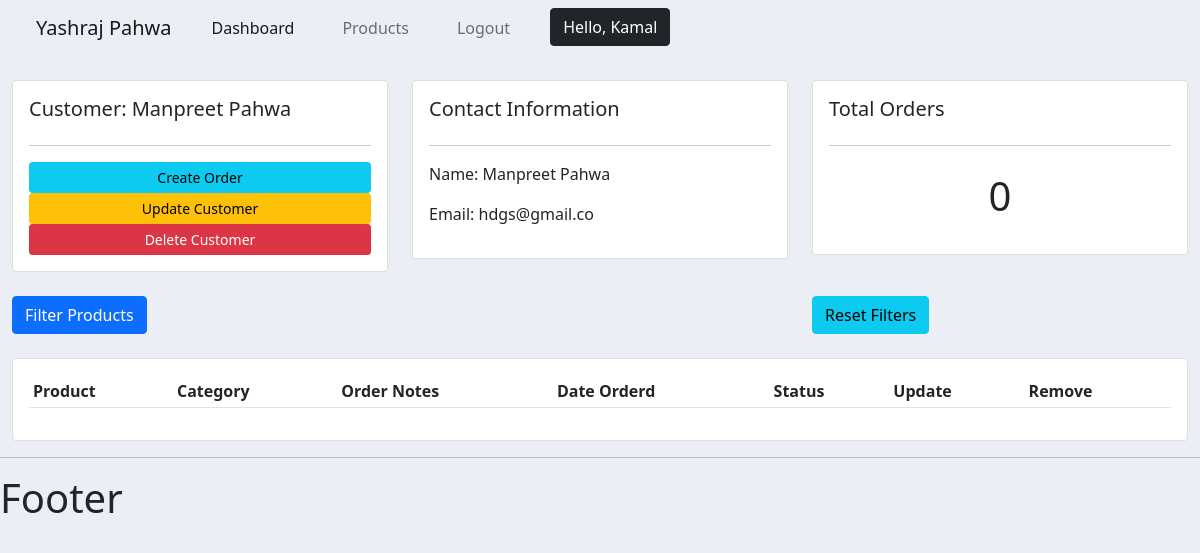
/customer/2/ (signed in), run on an earlier commit of the app's database.
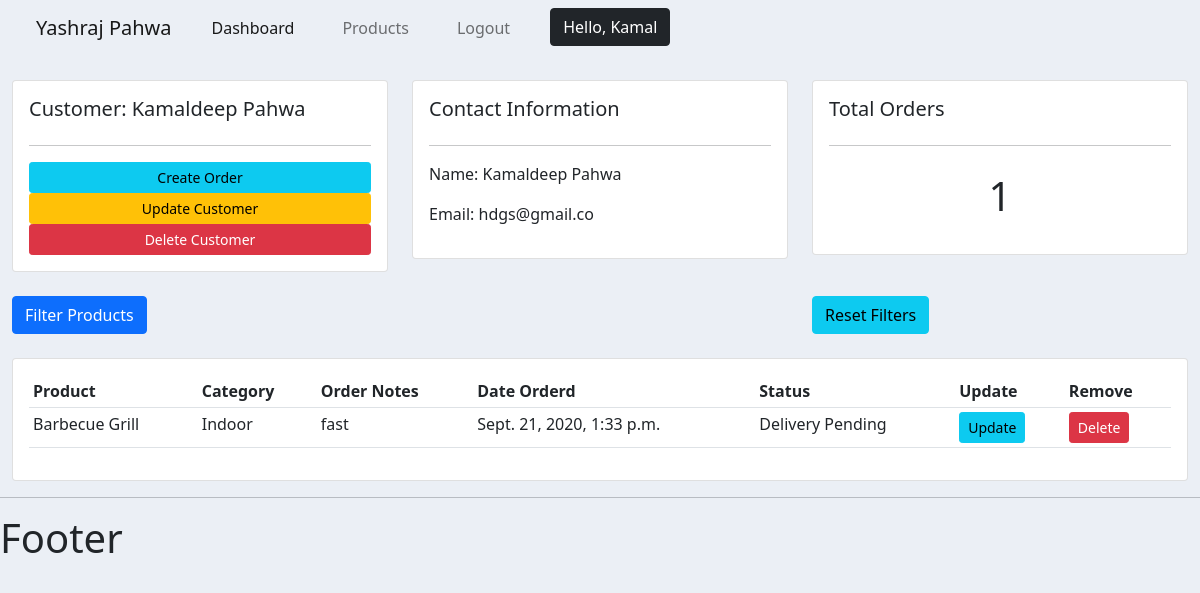
And on a later commit of the database.
### main/models.py (models this page shows, shortened)
class Customer(models.Model):
    user = models.OneToOneField(User, null=True, on_delete=models.CASCADE)
    name = models.CharField(max_length=255, null=True,
                            help_text='Enter your name')
    phone = models.CharField(max_length=255, null=True)
    email = models.EmailField(max_length=255, null=True)
    date_created = models.DateTimeField(auto_now_add=True, null=True)

class Order(models.Model):
    STATUS = (
        ('Delivery Pending', 'Delivery Pending'),
        ('Out for delivery', 'Out for delivery'),
        ('Delivered', 'Delivered'),
    )
    customer = models.ForeignKey(
        Customer, null=True, blank=True, on_delete=models.SET_NULL)
    product = models.ForeignKey(
        Product, null=True, blank=True, on_delete=models.SET_NULL)
    date_created = models.DateTimeField(
        auto_now_add=True, blank=True, null=True)
    status = models.CharField(
        max_length=255, null=True, blank=True, choices=STATUS)
    note = models.CharField(
        max_length=510, null=True, blank=True)

class Product(models.Model):
    CATEGORY = (
        ('Indoor', 'Indoor'),
        ('Outdoor', 'Outdoor'),
        ('Both', 'Both'),
    )
    name = models.CharField(max_length=255, null=True)
    price = models.FloatField(null=True)
    category = models.CharField(max_length=255, null=True, choices=CATEGORY)
    description = models.CharField(max_length=255, null=True, blank=True)
    date_created = models.DateTimeField(auto_now_add=True, null=True)
    tag = models.ManyToManyField(Tag)
    def __str__(self):
        return self.name

### main/views.py (the view)
# urls.py: path('customer/<str:cid>/', views.customer, name="customer"),
@login_required(login_url='login')
def customer(request, cid):
    customer = Customer.objects.get(id=cid)
    customer_name = customer.name
    customer_email = customer.email
    corders = customer.order_set.all()
    corders_count = customer.order_set.count()
    filterOrder = orderFilter(request.GET, queryset=corders)
    corders = filterOrder.qs
    context = {'customer': customer, 'corders': corders,
               'corders_count': corders_count, 'customer_name': customer_name, 'customer_email': customer_email, 'filterOrder': filterOrder}
    return render(request, 'main/dynamic/customer.html', context)

### main/templates/main/dynamic/customer.html (shortened to what this page needs)
{% extends 'main/main_template.html' %} {% block content %}
<br />
<div class="row">
  <div class="col-md">
    <div class="card card-body">
      <h5>Customer: {{customer_name}}</h5>
      <hr />
      <a class="btn btn-info btn-sm btn-block" href="{% url 'create-customer-order' customer.id %}">Create
        Order</a>
      <a class="btn btn-warning btn-sm btn-block" href="{% url 'update-customer' customer.id %}">Update
        Customer</a>
      <a class="btn btn-danger btn-sm btn-block" href="{% url 'delete-customer' customer.id %}">Delete
        Customer</a>
    </div>
  </div>
  <div class="col-md">
    <div class="card card-body">
      <h5>Contact Information</h5>
      <hr />
      <p>Name: {{customer_name}}</p>
      <p>Email: {{customer_email}}</p>
    </div>
  </div>
  <div class="col-md">
    <div class="card card-body">
      <h5>Total Orders</h5>
      <hr />
      <h1 style="text-align: center; padding: 10px">{{corders_count}}</h1>
    </div>
  </div>
</div>
<br />
<div class="row">
  <div class="col-md-8">
    <button type="button" class="btn btn-primary btn-block" data-toggle="modal" data-target="#orderFilterModal">
      Filter Products
    </button>
  </div>
  <div class="col-md-4">
    <a class="btn btn-block btn-info" href="{% url 'customer' customer.id %}">Reset Filters</a>
  </div>
</div>
<br />
<div class="row">
  <div class="col-md">
    <div class="card card-body">
      <table class="table table-sm">
        <tr>
          <th>Product</th>
          <th>Category</th>
          <th>Order Notes</th>
          <th>Date Orderd</th>
          <th>Status</th>
          <th>Update</th>
          <th>Remove</th>
        </tr>
        {% for i in corders %}
        <tr>
          <td>{{i.product}}</td>
          <td>{{i.product.category}}</td>
          <td>{{i.note}}</td>
          <td>{{i.date_created}}</td>
          <td>{{i.status}}</td>
          <td><a href="{% url 'update-order' i.id %}" class="btn btn-sm btn-info">Update</a></td>
          <td><a href="{% url 'delete-order' i.id %}" class="btn btn-sm btn-danger">Delete</a></td>
        </tr>
        {% endfor %}
      </table>
    </div>
  </div>
</div>
{% endblock %}

### main/templates/main/main_template.html (shortened to what this page needs)
{% load static %}
{% load widget_tweaks %}
<!DOCTYPE html>
<html lang="en">
<head>
  <link rel="stylesheet" href="https://stackpath.bootstrapcdn.com/bootstrap/5.0.0-alpha1/css/bootstrap.min.css"
 />
  <link rel="stylesheet" href="https://stackpath.bootstrapcdn.com/font-awesome/4.7.0/css/font-awesome.min.css" />
  <link rel="stylesheet" href="https://ajax.googleapis.com/ajax/libs/jqueryui/1.12.1/themes/smoothness/jquery-ui.min.css">
  <link rel="stylesheet" href="{% static 'css/style.css' %}" />
</head>
<body>
  <div class="container-fluid">
    {% include 'main/components/navbar.html' %} {% block content %} {% endblock %}
  </div>
  <hr />
  <h1>Footer</h1>
</body>
</html>

### main/templates/main/components/navbar.html (shortened to what this page needs)
<nav class="navbar navbar-expand-lg navbar-bg navbar-light container-fluid">
  <div class="container-fluid">
    <a class="navbar-brand" href="{% url 'home' %}">Yashraj Pahwa</a>
    <div class="collapse navbar-collapse" id="navbarSupportedContent">
      <ul class="navbar-nav ml-auto my-auto mb-2 mb-lg-0">
        <li class="nav-item mx-lg-3 mx-0">
          <a class="nav-link hvr-underline-from-left active home" aria-current="page"
            href="{% url 'home' %}">Dashboard</a>
        </li>
        <li class="nav-item mx-lg-3 mx-0">
          <a class="nav-link hvr-underline-from-left" href="{% url 'products' %}">Products</a>
        </li>
        <li class="nav-item mx-lg-3 mx-0">
          <a class="nav-link hvr-underline-from-left" href="{% url 'logout' %}">Logout</a>
        </li>
        <li class="nav-item mx-lg-3 mx-0">
          <a class="btn btn-dark" href="#">Hello, {{request.user}}</a>
        </li>
    </div>
  </div>
</nav>

### static/css/style.css (style rules this page uses)
body { background-color: #ebeff5; }
.navbar-bg { background-color: #ebeff5; }

What changed in the data, as far as the page shows it:
changed Customer "hdgs@gmail.co": name "Manpreet Pahwa" → "Kamaldeep Pahwa"
added Order: product "Barbecue Grill", product.category "Indoor", note "fast", date_created "Sept. 21, 2020, 1:33 p.m.", status "Delivery Pending"
Also different on the page:
{{ corders_count }}: "0" → "1"
